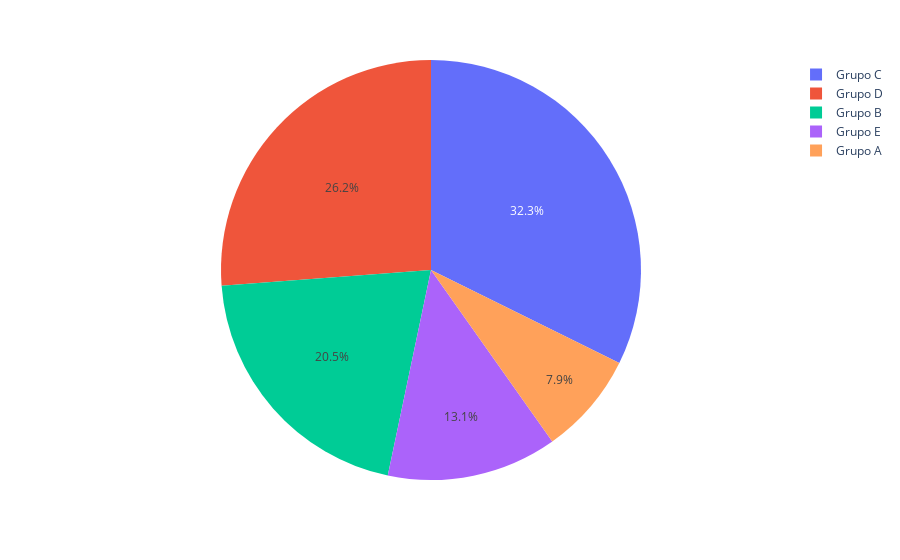

The notebook cell saved with this chart:
### Markdown cell above
## Pie Chart

### Code cell
race_pie = px.pie(df, values = df['grupo_etnico'].value_counts().values, names = df['grupo_etnico'].value_counts().index)
race_pie.show()

### Figure 1 — Plotly figure (JSON) as saved in the notebook; plotly's stock layout.template omitted (floating-point values rounded to 4 significant figures)
{"data": [{"domain": {"x": [0, 1], "y": [0, 1]}, "hovertemplate": "label=%{label}<br>value=%{value}<extra></extra>", "labels": ["Grupo C", "Grupo D", "Grupo B", "Grupo E", "Grupo A"], "legendgroup": "", "name": "", "showlegend": true, "type": "pie", "values": [323, 262, 205, 131, 79]}], "layout": {"legend": {"tracegroupgap": 0}, "margin": {"t": 60}}}
